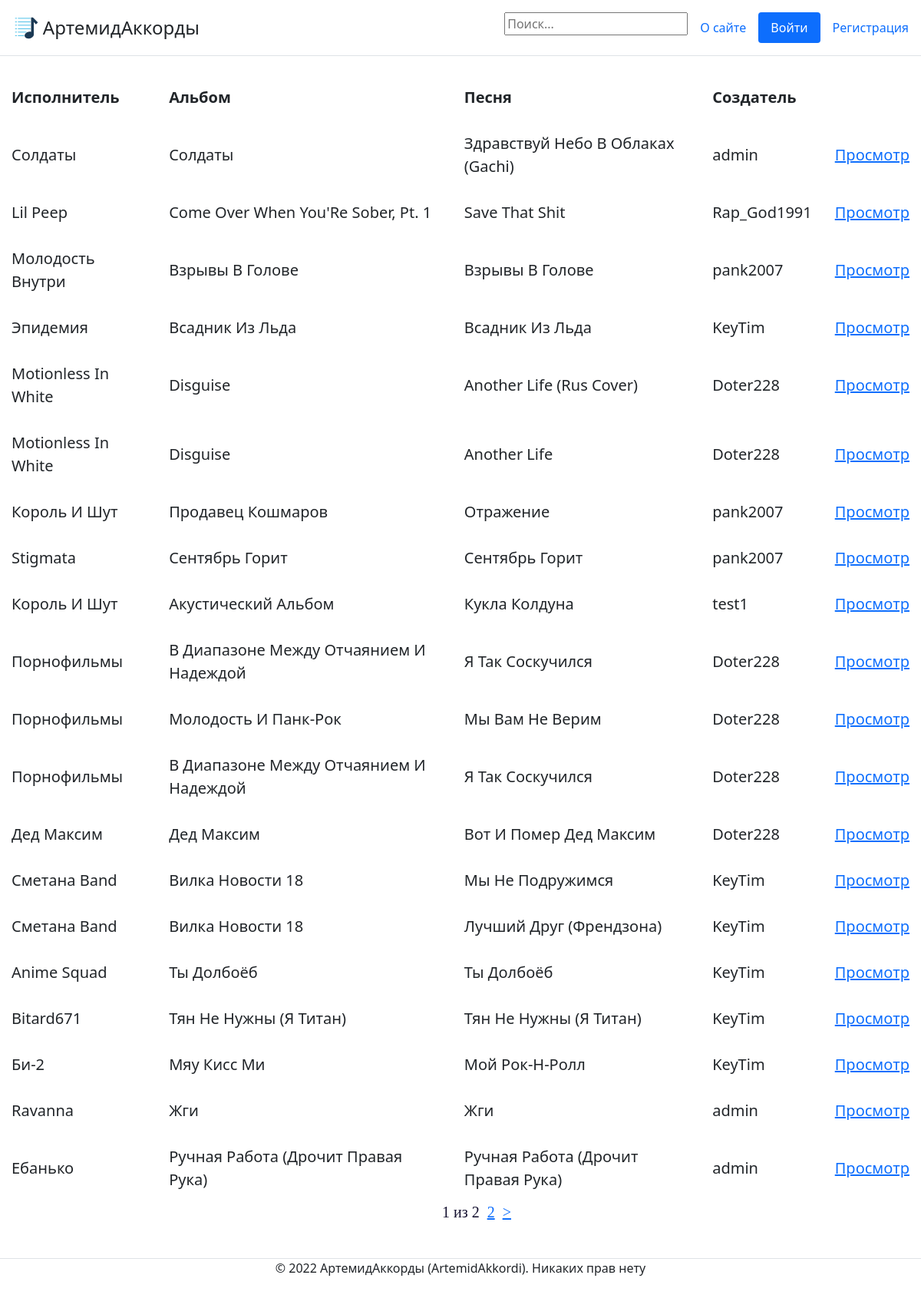
The page / on the database its author committed.
### mainapp/models.py (models this page shows, shortened)
class ContentWithChords(models.Model):
    song = models.ForeignKey('Song', on_delete=models.CASCADE, help_text="Выберите песню", verbose_name='Песня', null=False)
    creator = models.ForeignKey(User, on_delete=models.CASCADE, verbose_name='Создатель', null=False)
    content = models.TextField(help_text='Введите содержание (текст песни с расставленными аккордами', verbose_name='Содержание', null=False)
    chords = models.ManyToManyField('Chord', help_text='Выберите какие аккорды есть в вашем содержании (например Am, C, F).', verbose_name='Аккорды')
    objects = models.Manager()
    """def get_absolute_url(self):
        return reverse('content', args[str(self.id)])"""

class Song(models.Model):
    title = models.CharField(max_length=250, help_text='Введите название песни', verbose_name="Название песни", null=False)
    album = models.ForeignKey('Album', on_delete=models.CASCADE, help_text='Выберите альбом', verbose_name='Альбом', null=False)
    objects = models.Manager()
    def __str__(self):
        return self.title

class Album(models.Model):
    title = models.CharField(max_length=250, help_text='Введите название альбома', verbose_name="Название альбома", null=False)
    singer = models.ForeignKey('Singer', on_delete=models.CASCADE, help_text='Выберите исполнителя', verbose_name='Исполнитель', null=False)
    objects = models.Manager()
    def __str__(self):
        return self.title

class Singer(models.Model):
    name = models.CharField(max_length=250, help_text='Введите название исполнителя', verbose_name='Исполнитель', null=False)
    objects = models.Manager() #служебное поле для доступа к объектам в базе данных
    def __str__(self):
        return self.name

### mainapp/views.py (the view)
# urls.py: path('', views.index, name='home'),
def index(request):
    songs = ContentWithChords.objects.all().order_by('-id') #от новых к старым
    paginator = Paginator(songs, 20) #мы говорим пагинатору: бери отсюда например по три штучки
    page_number = request.GET.get('page') #после чего получаем из url номер страницы (номера он тоже делает сам в зависимости от кол-ва кучек)
    page_obj = paginator.get_page(page_number) #и на основе номера страницы пагинатор решает какую именно кучку песен надо показать
    flag_moder = check_moder(request)
    return render(request, 'mainapp/index.html', {"moder":flag_moder, 'page_obj': page_obj})

### mainapp/views.py (called while the page is built)
def check_moder(request):
    flag_moder = False
    if User.objects.filter(pk=request.user.id, groups__name='Moderator').exists() or User.objects.filter(pk=request.user.id, groups__name='Admin').exists():
        flag_moder = True
    return flag_moder

### templates/mainapp/index.html (shortened to what this page needs)
{% extends 'mainapp/base.html' %}
{%block site_content %}
{% load static %}
<link href= '{% static "css/index.css" %}' rel="stylesheet" >
<table>
    {% if result == null and user_songs == null and user_favourites == null %}
        <tr><th>Исполнитель</th><th>Альбом</th><th>Песня</th><th>Создатель</th><th></th></tr>
        {% for song in page_obj %}
        <tr>
            <td>{{ song.song.album.singer }}</td>
            <td>{{ song.song.album }}</td>
            <td>{{ song.song }}</td>
            <td>{{ song.creator }}</td>
            <td><a href="/content/{{song.id}}">Просмотр</a></td>
        </tr>
        {% endfor %}
    {% endif %}
</table>
<nav class="list-pages">
    <ul>
        <div class="d-flex justify-content-center">
        {% for p in page_obj.paginator.page_range %}
            {% if page_obj.number == p %}
                <h5>{{ p }} из {{ page_obj.paginator.num_pages }}</h5>
            {% elif p >= page_obj.number|add:-2 and p <= page_obj.number|add:2 %}
                <h5><a href="?page={{ p }}">{{ p }}</a></h5>
            {% endif %}
        {% endfor %}
        {% if page_obj.has_next %}
            <h5><a href="?page={{ page_obj.next_page_number }}">&gt</a></h5>
        {% endif %}
        </div>
    </ul>
</nav>
{% endblock %}

### static/css/index.css (style rules this page uses)
TD, TH { background: white; padding: 15px; font-size: 20px; }
h5 { text-indent:10px; font-family: Verdana; font-size: 20px; color: #151130; }

### rows shown on the page
ContentWithChords: song.album.singer "Солдаты", song.album "Солдаты", song "Здравствуй Небо В Облаках (Gachi)", creator "admin"
ContentWithChords: song.album.singer "Lil Peep", song.album "Come Over When You'Re Sober, Pt. 1", song "Save That Shit", creator "Rap_God1991"
ContentWithChords: song.album.singer "Молодость Внутри", song.album "Взрывы В Голове", song "Взрывы В Голове", creator "pank2007"
ContentWithChords: song.album.singer "Эпидемия", song.album "Всадник Из Льда", song "Всадник Из Льда", creator "KeyTim"
ContentWithChords: song.album.singer "Motionless In White", song.album "Disguise", song "Another Life (Rus Cover)", creator "Doter228"
ContentWithChords: song.album.singer "Motionless In White", song.album "Disguise", song "Another Life", creator "Doter228"
ContentWithChords: song.album.singer "Король И Шут", song.album "Продавец Кошмаров", song "Отражение", creator "pank2007"
ContentWithChords: song.album.singer "Stigmata", song.album "Сентябрь Горит", song "Сентябрь Горит", creator "pank2007"
ContentWithChords: song.album.singer "Король И Шут", song.album "Акустический Альбом", song "Кукла Колдуна", creator "test1"
ContentWithChords: song.album.singer "Порнофильмы", song.album "В Диапазоне Между Отчаянием И Надеждой", song "Я Так Соскучился", creator "Doter228"
ContentWithChords: song.album.singer "Порнофильмы", song.album "Молодость И Панк-Рок", song "Мы Вам Не Верим", creator "Doter228"
ContentWithChords: song.album.singer "Порнофильмы", song.album "В Диапазоне Между Отчаянием И Надеждой", song "Я Так Соскучился", creator "Doter228"
ContentWithChords: song.album.singer "Дед Максим", song.album "Дед Максим", song "Вот И Помер Дед Максим", creator "Doter228"
ContentWithChords: song.album.singer "Сметана Band", song.album "Вилка Новости 18", song "Мы Не Подружимся", creator "KeyTim"
ContentWithChords: song.album.singer "Сметана Band", song.album "Вилка Новости 18", song "Лучший Друг (Френдзона)", creator "KeyTim"
ContentWithChords: song.album.singer "Anime Squad", song.album "Ты Долбоёб", song "Ты Долбоёб", creator "KeyTim"
ContentWithChords: song.album.singer "Bitard671", song.album "Тян Не Нужны (Я Титан)", song "Тян Не Нужны (Я Титан)", creator "KeyTim"
ContentWithChords: song.album.singer "Би-2", song.album "Мяу Кисс Ми", song "Мой Рок-Н-Ролл", creator "KeyTim"
ContentWithChords: song.album.singer "Ravanna", song.album "Жги", song "Жги", creator "admin"
ContentWithChords: song.album.singer "Ебанько", song.album "Ручная Работа (Дрочит Правая Рука)", song "Ручная Работа (Дрочит Правая Рука)", creator "admin"

### other values the page prints
{{ p }} "1"
{{ page_obj.paginator.num_pages }} "2"
{{ p }} "2"
